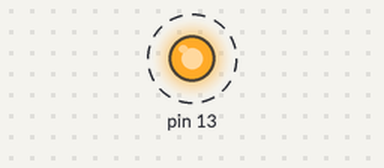
Bench run of a sketch on a simulated Arduino Uno, built with avr-gcc and run on an emulated ATmega328P. On the bench: output pins drawn as LEDs (lit = HIGH). Dashed ring = blinking.

Above: at 0.2 s.
Timing chart, 0 to 3.0 s (numbered marks = the images above):
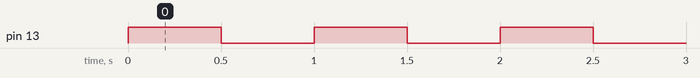

Measured:
- by itself, pin 13: alternates HIGH for 0.50 s and LOW for 0.50 s

The sketch:

baremetal_blink_328p1.ino
```cpp
#include <stdint.h>
#include <avr/io.h>    // This header defines what "PORTB" and "DDRB" mean
#include <util/delay.h> // Professional version of delay()

int main(void) {
    // 1. Set Direction: Pin 13 is Bit 5 of Port B.
    // We set it to 1 to make it an OUTPUT.
    DDRB |= (1 << 5);

    while(1) { // The "Infinite Loop" - Bare metal programs never exit!

        // 2. Set Bit 5 HIGH (Voltage ON)
        PORTB |= (1 << 5);
        _delay_ms(500);

        // 3. Set Bit 5 LOW (Voltage OFF)
        // This uses the AND-NOT pattern:
        // ~(1 << 5) creates 0b11011111.
        // ANDing this clears ONLY bit 5.
        PORTB &= ~(1 << 5);
        _delay_ms(500);
    }

    return 0; // This line is never actually reached
}
```
